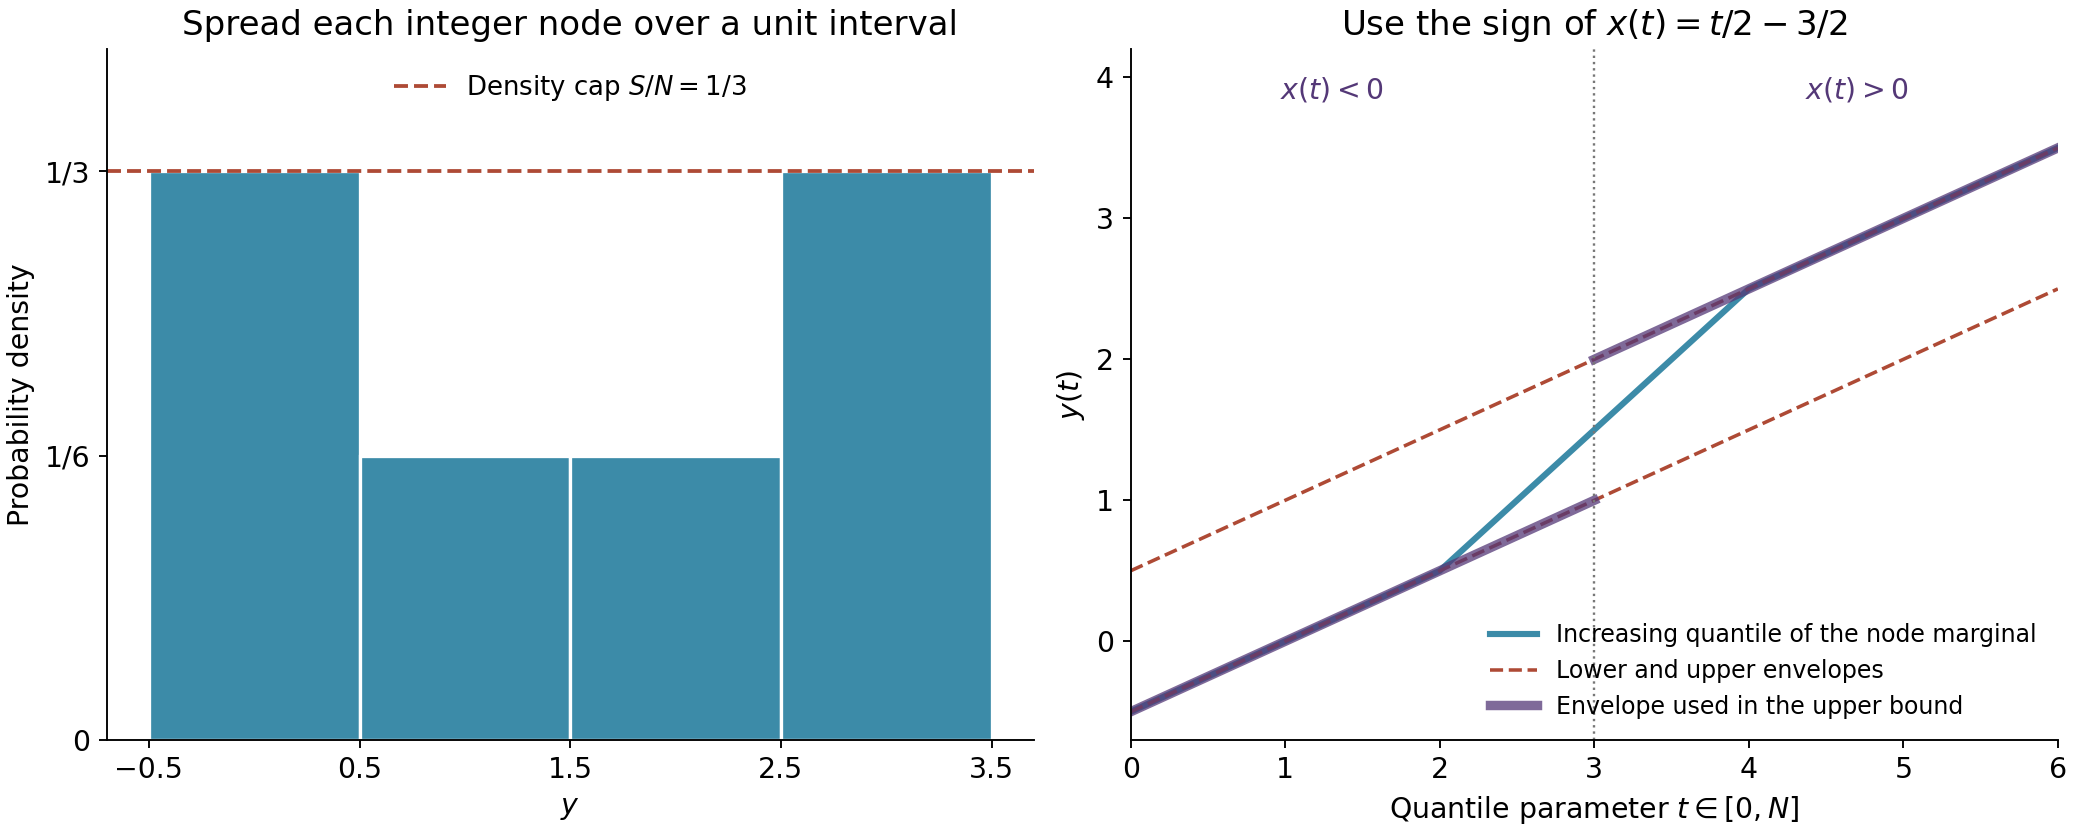

The script that drew this image:
"""Figure 6.1: the exact marginals and quantile bounds in Lemma 6.4.

Written by GPT-6.1 Sol (OpenAI), Ultra. Original plot code: CC0.
The integer nodes and all constants are specified in the lesson's example.
Font glyphs retain their licences. Requires numpy and matplotlib.
"""
from pathlib import Path
import numpy as np
import matplotlib
matplotlib.use('Agg')
import matplotlib.pyplot as plt

plt.rcParams.update({'font.family':'DejaVu Sans','font.size':12,
                     'axes.spines.top':False,'axes.spines.right':False})
fig,axes=plt.subplots(1,2,figsize=(12.2,4.9),layout='constrained')
ax=axes[0]
ax.bar([0,1,2,3],[2/6,1/6,1/6,2/6],width=1,align='center',
       color='#3c8ba8',edgecolor='white',linewidth=1.4)
ax.axhline(1/3,color='#ae4a35',ls='--',lw=1.6,label=r'Density cap $S/N=1/3$')
ax.set(xlim=(-.7,3.7),ylim=(0,.405),xlabel=r'$y$',ylabel='Probability density',
       title='Spread each integer node over a unit interval')
ax.set_xticks([-.5,.5,1.5,2.5,3.5])
ax.set_yticks([0,1/6,1/3],['0','1/6','1/3'])
ax.legend(loc='upper center',frameon=False,fontsize=11)

ax=axes[1]
t=np.linspace(0,6,601)
y=np.piecewise(t,[t<=2,(t>2)&(t<=3),(t>3)&(t<=4),t>4],
               [lambda u:-.5+u/2,lambda u:.5+(u-2),
                lambda u:1.5+(u-3),lambda u:2.5+(u-4)/2])
ax.plot(t,y,color='#3c8ba8',lw=2.6,label='Increasing quantile of the node marginal')
ax.plot(t,-.5+t/2,color='#ae4a35',ls='--',lw=1.5,label='Lower and upper envelopes')
ax.plot(t,.5+t/2,color='#ae4a35',ls='--',lw=1.5)
ax.plot(t[t<=3],(-.5+t/2)[t<=3],color='#543877',lw=4,alpha=.75)
ax.plot(t[t>=3],(.5+t/2)[t>=3],color='#543877',lw=4,alpha=.75,
        label='Envelope used in the upper bound')
ax.axvline(3,color='#777777',lw=1,ls=':')
ax.text(1.3,3.85,r'$x(t)<0$',ha='center',color='#543877')
ax.text(4.7,3.85,r'$x(t)>0$',ha='center',color='#543877')
ax.set(xlim=(0,6),ylim=(-.7,4.2),xlabel=r'Quantile parameter $t\in[0,N]$',
       ylabel=r'$y(t)$',title=r'Use the sign of $x(t)=t/2-3/2$')
ax.legend(loc='lower right',frameon=False,fontsize=10)
fig.savefig(Path(__file__).with_suffix('.png'),dpi=170,facecolor='white')
plt.close(fig)
